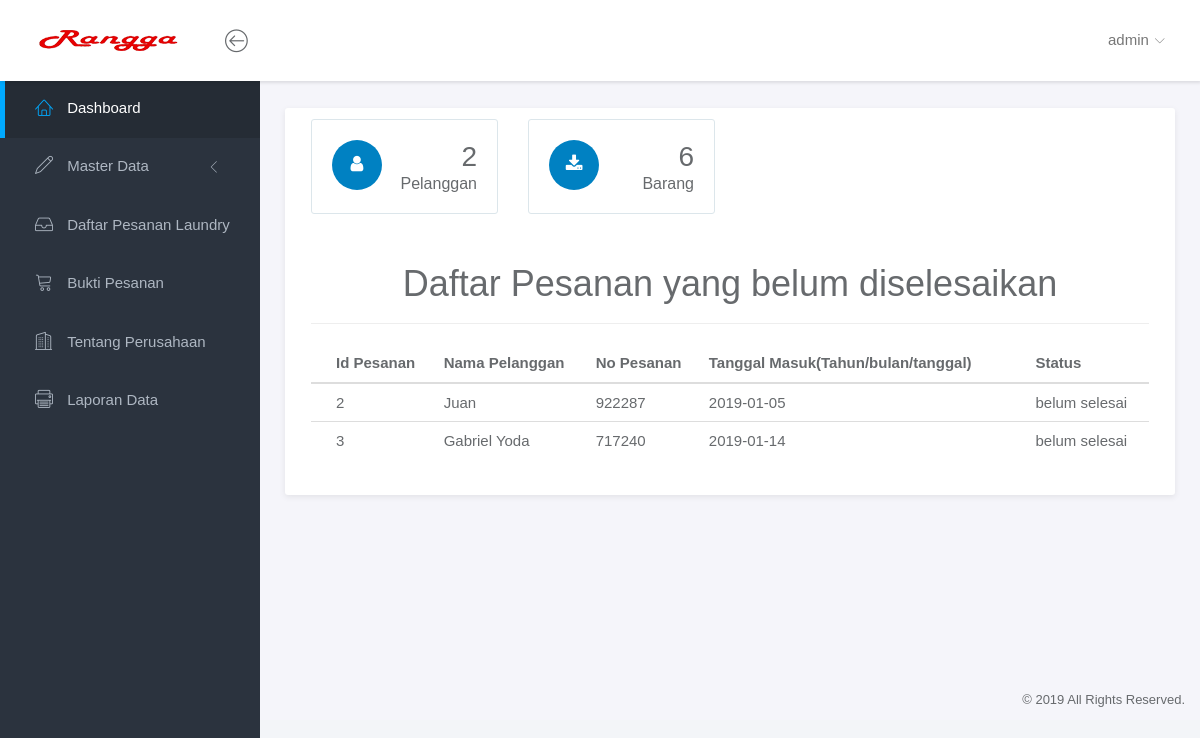
/file/pages/admin/index.php (signed in), run on the app's committed database.
### tables this page shows
CREATE TABLE `daftar_pesanan` (
  `id_daftar_pesanan` int(11) NOT NULL AUTO_INCREMENT,
  `id_user` int(11) DEFAULT NULL,
  `no_pesanan` int(11) DEFAULT NULL,
  `tanggal` date DEFAULT NULL,
  `status` varchar(255) DEFAULT NULL,
  PRIMARY KEY (`id_daftar_pesanan`)
);

CREATE TABLE `user` (
  `id_user` int(11) NOT NULL AUTO_INCREMENT,
  `username` varchar(100) DEFAULT NULL,
  `password` varchar(100) DEFAULT NULL,
  `nama_user` varchar(255) DEFAULT NULL,
  `alamat` text,
  `no_telp` varchar(15) DEFAULT NULL,
  `level` varchar(15) DEFAULT NULL,
  PRIMARY KEY (`id_user`)
);

### file/pages/admin/index.php (the view, shortened to what this page needs)
<!doctype html>
<html lang="en">
<head>
	<link rel="stylesheet" href="../../assets/dashboard/vendor/bootstrap/css/bootstrap.min.css">
	<link rel="stylesheet" href="../../assets/dashboard/vendor/font-awesome/css/font-awesome.min.css">
	<link rel="stylesheet" href="../../assets/dashboard/vendor/linearicons/style.css">
	<link rel="stylesheet" href="../../assets/dashboard/vendor/chartist/css/chartist-custom.css">
	<link rel="stylesheet" href="../../assets/dashboard/css/main.css">
	<link rel="stylesheet" href="../../assets/dashboard/css/demo.css">
</head>
<?php
include "../../config/connection.php";
$query_data_pelanggan = "SELECT COUNT(level) as jumlah from user where level='2'";
$result_data_pelanggan = mysqli_query($connection,$query_data_pelanggan);
$data_pelanggan = mysqli_fetch_array($result_data_pelanggan);
$query_data_barang = "SELECT COUNT(id_barang) as jumlah from barang";
$result_data_barang = mysqli_query($connection,$query_data_barang);
$data_barang = mysqli_fetch_array($result_data_barang);
$query = "select*from daftar_pesanan inner join user on daftar_pesanan.id_user=user.id_user where status='belum selesai'";
$result = mysqli_query($connection,$query);
?>
<body>
	<div id="wrapper">
		<nav class="navbar navbar-default navbar-fixed-top">
			<div class="brand">
				<a href="index.html"><img src="../../assets/dashboard/img/logo-dark2.png" alt="Klorofil Logo" class="img-responsive logo"></a>
			</div>
			<div class="container-fluid">
				<div class="navbar-btn">
					<button type="button" class="btn-toggle-fullwidth"><i class="lnr lnr-arrow-left-circle"></i></button>
				</div>
				<div id="navbar-menu">
					<ul class="nav navbar-nav navbar-right">
						<li class="dropdown">
							<a href="#" class="dropdown-toggle" data-toggle="dropdown">
							<span><?php echo $_SESSION['username'];?></span> <i class="icon-submenu lnr lnr-chevron-down"></i></a>
						</li>
					</ul>
				</div>
			</div>
		</nav>
		<div id="sidebar-nav" class="sidebar">
			<div class="sidebar-scroll">
				<nav>
					<ul class="nav">
						<li><a href="index.php" class="active"><i class="lnr lnr-home"></i> <span>Dashboard</span></a></li>
						<li>
							<a href="#subPages" data-toggle="collapse" class="collapsed"><i class="lnr lnr-pencil"></i> <span>Master Data</span> <i class="icon-submenu lnr lnr-chevron-left"></i></a>
						</li>
						<li><a href="daftar_pesanan.php" class=""><i class="lnr lnr-inbox"></i> <span>Daftar Pesanan Laundry</span></a></li>
                        <li><a href="bukti_pesanan.php" class=""><i class="lnr lnr-cart"></i> <span>Bukti Pesanan</span></a></li>
						<li><a href="tentang_perusahaan.php" class=""><i class="lnr lnr-apartment"></i> <span>Tentang Perusahaan</span></a></li>
                        <li><a href="Laporan.php" class=""><i class="lnr lnr-printer"></i> <span>Laporan Data</span></a></li>
					</ul>
				</nav>
			</div>
		</div>
		<div class="main">
			<div class="main-content">
				<div class="container-fluid">
					<div class="panel panel-headline">
						<div class="panel-body">
							<div class="row">
								<div class="col-md-3">
									<div class="metric">
										<span class="icon"><i class="fa fa-user"></i></span>
										<p>
											<span class="number"><?php echo $data_pelanggan['jumlah'];?></span>
											<span class="title">Pelanggan</span>
										</p>
									</div>
								</div>
								<div class="col-md-3">
									<div class="metric">
										<span class="icon"><i class="fa fa-download"></i></span>
										<p>
											<span class="number"><?php echo $data_barang['jumlah'];?></span>
											<span class="title">Barang</span>
										</p>
									</div>
								</div>
							</div>
							<div class="row">
								<div class="col-md-12">
									<center>
								<h1>Daftar Pesanan yang belum diselesaikan</h1>
							<hr>
							<table class="table">
										<thead>
											<tr>
												<th>Id Pesanan</th>
												<th>Nama Pelanggan</th>
												<th>No Pesanan</th>
                                                <th>Tanggal Masuk(Tahun/bulan/tanggal)</th>
                                                <th>Status</th>
											</tr>
										</thead>
										<tbody>
									<?php
									while($rec = mysqli_fetch_array($result)){
										echo'<tr>';
										echo '<td>'.$rec['id_daftar_pesanan'].'</td>';
                                        echo '<td>'.$rec['nama_user'].'</td>';
                                        echo '<td>'.$rec['no_pesanan'].'</td>';
                                        echo '<td>'.$rec['tanggal'].'</td>';
                                        echo '<td>'.$rec['status'].'</td>';
										echo'<tr>';
									}
									?>
									</tbody>
									</table>
								</center>
							</div>
						</div>
					</div>
		<footer>
			<div class="container-fluid">
				<p class="copyright">&copy; 2019  All Rights Reserved.</p>
			</div>
		</footer>
	</div>
</body>
</html>

### data on the page
daftar_pesanan: id_daftar_pesanan "2", id_user.nama_user "Juan", no_pesanan "922287", tanggal "2019-01-05", status "belum selesai"
daftar_pesanan: id_daftar_pesanan "3", id_user.nama_user "Gabriel Yoda", no_pesanan "717240", tanggal "2019-01-14", status "belum selesai"

### other printed values
$_SESSION['username'] "admin"
$data_pelanggan['jumlah'] "2"
$data_barang['jumlah'] "6"
